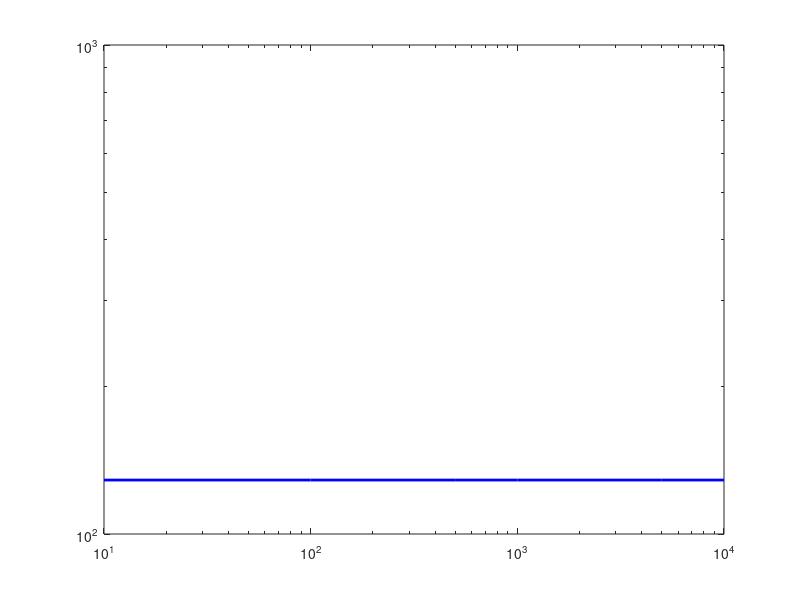

Recreate this plot in MATLAB. (Note: this script raises an error after producing the figure.)
%
   close all
   clear
%
%  This is a comparison of recursive DGEQRF and MKL DGEQRF
%
  mt = [ 10, 100, 500, 1000, 5000, 10000 ];
  m = 10000;
  n = 10000;
%
%  
%
   mkl_lapack1  = 128.9239*ones(1,size(mt,2));
   rec_lapack1  = [  ];
%
   mkl_lapack2  = 65.7663*ones(1,size(mt,2));
   rec_lapack2  = [  ];
%
   mkl_lapack4  = 35.0425*ones(1,size(mt,2));
   rec_lapack4  = [  ];
%
   mkl_lapack8  = 19.6928*ones(1,size(mt,2));
   rec_lapack8  = [  ];
%
   mkl_lapack16 = 11.7264*ones(1,size(mt,2));
   rec_lapack16 = [  ];
%   
   mkl_lapack_gflop1  = 20.6840*ones(1,size(mt,2));
   rec_lapack_gflop1  = [  ];
%   
   mkl_lapack_gflop2  = 40.5476*ones(1,size(mt,2));
   rec_lapack_gflop2  = [  ];
%   
   mkl_lapack_gflop4  = 76.0981*ones(1,size(mt,2));
   rec_lapack_gflop4  = [  ];
%   
   mkl_lapack_gflop8  = 135.4135*ones(1,size(mt,2));
   rec_lapack_gflop8  = [  ];
%   
   mkl_lapack_gflop16 = 227.3878*ones(1,size(mt,2));
   rec_lapack_gflop16 = [  ];
%
%
%
   figure
   ax = axes;
   loglog(mt,mkl_lapack1,'LineWidth', 2, 'color', 'b'); hold on;
   loglog(mt,rec_lapack1,'--','LineWidth', 2, 'color', 'b'); hold on;
   loglog(mt,mkl_lapack2,'LineWidth', 2, 'color', 'r'); hold on;
   loglog(mt,rec_lapack2,'--','LineWidth', 2, 'color', 'r'); hold on;
   loglog(mt,mkl_lapack4,'LineWidth', 2, 'color', 'c'); hold on;
   loglog(mt,rec_lapack4,'--','LineWidth', 2, 'color', 'c'); hold on;
   loglog(mt,mkl_lapack8,'LineWidth', 2, 'color', 'g'); hold on;
   loglog(mt,rec_lapack8,'--','LineWidth', 2, 'color', 'g'); hold on;
   loglog(mt,mkl_lapack16,'LineWidth', 2, 'color', 'k'); hold on;
   loglog(mt,rec_lapack16,'--','LineWidth', 2, 'color', 'k'); hold on;
   grid on;
   axis([ 1 10000 0 1000 ]);
   legend('MKL LAPACK - 1 thread', 'Recursive - LAPACK Panel - 1 thread', 'MKL LAPACK - 2 threads', 'Recursive - LAPACK Panel - 2 threads', 'MKL LAPACK - 4 threads', 'Recursive - LAPACK Panel - 4 threads', 'MKL LAPACK - 8 threads', 'Recursive - LAPACK Panel - 8 threads', 'MKL LAPACK - 16 threads', 'Recursive - LAPACK Panel - 16 threads');
   title({'Profiling of QR Factorization Using LAPACK','Timing Results','Comparing MKL LAPACK to Recursive LAPACK (nx=32)'});
   xlabel('mt - size of block Householder update')
   ylabel('time (seconds)')
   set( ax, 'XTick', mt );
   set( ax, 'XTickLabel', mt );
   set(gca,'FontSize',12);
   grid on
%
%
%
   figure
   ax = axes;
   plot(mt,mkl_lapack_gflop1,'LineWidth', 2, 'color', 'b'); hold on;
   plot(mt,rec_lapack_gflop1,'--','LineWidth', 2, 'color', 'b'); hold on;
   plot(mt,mkl_lapack_gflop2,'LineWidth', 2, 'color', 'r'); hold on;
   plot(mt,rec_lapack_gflop2,'--','LineWidth', 2, 'color', 'r'); hold on;
   plot(mt,mkl_lapack_gflop4,'LineWidth', 2, 'color', 'c'); hold on;
   plot(mt,rec_lapack_gflop4,'--','LineWidth', 2, 'color', 'c'); hold on;
   plot(mt,mkl_lapack_gflop8,'LineWidth', 2, 'color', 'g'); hold on;
   plot(mt,rec_lapack_gflop8,'--','LineWidth', 2, 'color', 'g'); hold on;
   plot(mt,mkl_lapack_gflop16,'LineWidth', 2, 'color', 'k'); hold on;
   plot(mt,rec_lapack_gflop16,'--','LineWidth', 2, 'color', 'k'); hold on;
   grid on;
   axis([ 1 10000 0 230 ]);
   legend('MKL LAPACK - 1 thread', 'Recursive - LAPACK Panel - 1 thread', 'MKL LAPACK - 2 threads', 'Recursive - LAPACK Panel - 2 threads', 'MKL LAPACK - 4 threads', 'Recursive - LAPACK Panel - 4 threads', 'MKL LAPACK - 8 threads', 'Recursive - LAPACK Panel - 8 threads', 'MKL LAPACK - 16 threads', 'Recursive - LAPACK Panel - 16 threads');
   title({'Performance Using One Node','m = n = 10,000, nx = 32'});
   xlabel('mt - size of block Householder update')
   ylabel('performance for varying mt sizes (GFlop/sec)')
   set( ax, 'XTick', mt );
   set( ax, 'XTickLabel', mt  );
   set(gca,'FontSize',12);
   grid on

   return
